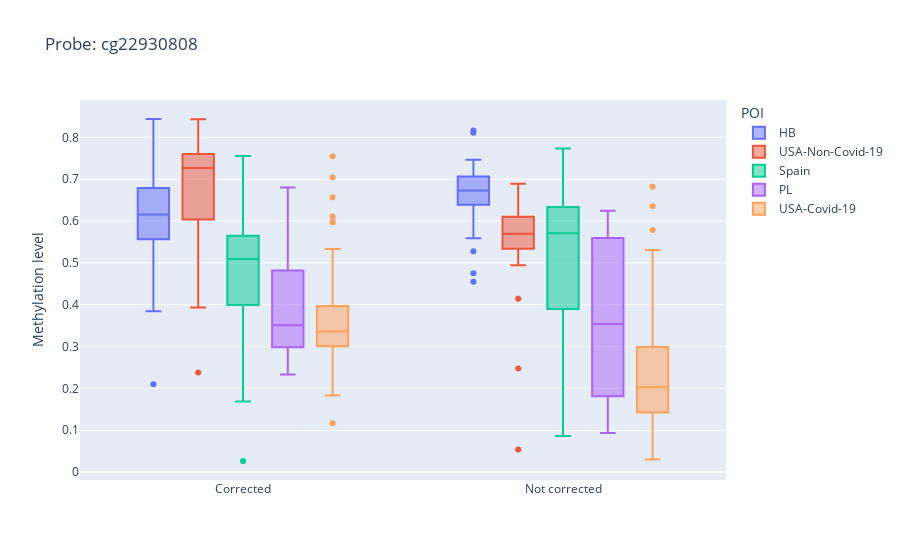

Notebook source saved alongside this figure:
### Code cell
px.box(df, color="POI", title="Probe: cg22930808", category_orders={"POI": ["HB", "USA-Non-Covid-19", "Spain", "PL", "USA-Covid-19"]}, labels={"value": "Methylation level",
                                                                                                                                               "variable": ""})

### Figure 1 — Plotly figure (JSON) as saved in the notebook; plotly's stock layout.template omitted (floating-point values rounded to 4 significant figures; data arrays with more than 128 entries replaced by an {"elided": "..."} marker saying what was removed)
{"data": [{"alignmentgroup": "True", "hovertemplate": "POI=HB<br>=%{x}<br>Methylation level=%{y}<extra></extra>", "legendgroup": "HB", "marker": {"color": "#636efa"}, "name": "HB", "notched": false, "offsetgroup": "HB", "orientation": "v", "showlegend": true, "type": "box", "x": {"elided": "166 str values"}, "x0": " ", "xaxis": "x", "y": {"elided": "166 float values"}, "y0": " ", "yaxis": "y"}, {"alignmentgroup": "True", "hovertemplate": "POI=USA-Non-Covid-19<br>=%{x}<br>Methylation level=%{y}<extra></extra>", "legendgroup": "USA-Non-Covid-19", "marker": {"color": "#EF553B"}, "name": "USA-Non-Covid-19", "notched": false, "offsetgroup": "USA-Non-Covid-19", "orientation": "v", "showlegend": true, "type": "box", "x": ["Corrected", "Corrected", "Corrected", "Corrected", "Corrected", "Corrected", "Corrected", "Corrected", "Corrected", "Corrected", "Corrected", "Corrected", "Corrected", "Corrected", "Corrected", "Corrected", "Corrected", "Corrected", "Corrected", "Corrected", "Corrected", "Corrected", "Corrected", "Corrected", "Corrected", "Corrected", "Not corrected", "Not corrected", "Not corrected", "Not corrected", "Not corrected", "Not corrected", "Not corrected", "Not corrected", "Not corrected", "Not corrected", "Not corrected", "Not corrected", "Not corrected", "Not corrected", "Not corrected", "Not corrected", "Not corrected", "Not corrected", "Not corrected", "Not corrected", "Not corrected", "Not corrected", "Not corrected", "Not corrected", "Not corrected", "Not corrected"], "x0": " ", "xaxis": "x", "y": [0.238, 0.8102, 0.4049, 0.7555, 0.7305, 0.6193, 0.6786, 0.7733, 0.5938, 0.7833, 0.8434, 0.76, 0.5944, 0.7454, 0.7166, 0.432, 0.6918, 0.3931, 0.7234, 0.672, 0.7696, 0.745, 0.7824, 0.7373, 0.6039, 0.7391, 0.05393, 0.6131, 0.2474, 0.6555, 0.5792, 0.6888, 0.6245, 0.5854, 0.5919, 0.608, 0.6474, 0.5622, 0.5056, 0.61, 0.6574, 0.5077, 0.4943, 0.5561, 0.5335, 0.542, 0.5765, 0.5586, 0.5994, 0.5535, 0.4142, 0.5411], "y0": " ", "yaxis": "y"}, {"alignmentgroup": "True", "hovertemplate": "POI=Spain<br>=%{x}<br>Methylation level=%{y}<extra></extra>", "legendgroup": "Spain", "marker": {"color": "#00cc96"}, "name": "Spain", "notched": false, "offsetgroup": "Spain", "orientation": "v", "showlegend": true, "type": "box", "x": {"elided": "814 str values"}, "x0": " ", "xaxis": "x", "y": {"elided": "814 float values"}, "y0": " ", "yaxis": "y"}, {"alignmentgroup": "True", "hovertemplate": "POI=PL<br>=%{x}<br>Methylation level=%{y}<extra></extra>", "legendgroup": "PL", "marker": {"color": "#ab63fa"}, "name": "PL", "notched": false, "offsetgroup": "PL", "orientation": "v", "showlegend": true, "type": "box", "x": ["Corrected", "Corrected", "Corrected", "Corrected", "Corrected", "Corrected", "Corrected", "Corrected", "Corrected", "Corrected", "Corrected", "Corrected", "Corrected", "Corrected", "Corrected", "Corrected", "Corrected", "Corrected", "Corrected", "Corrected", "Corrected", "Corrected", "Corrected", "Corrected", "Corrected", "Corrected", "Corrected", "Corrected", "Corrected", "Corrected", "Corrected", "Corrected", "Not corrected", "Not corrected", "Not corrected", "Not corrected", "Not corrected", "Not corrected", "Not corrected", "Not corrected", "Not corrected", "Not corrected", "Not corrected", "Not corrected", "Not corrected", "Not corrected", "Not corrected", "Not corrected", "Not corrected", "Not corrected", "Not corrected", "Not corrected", "Not corrected", "Not corrected", "Not corrected", "Not corrected", "Not corrected", "Not corrected", "Not corrected", "Not corrected", "Not corrected", "Not corrected", "Not corrected", "Not corrected"], "x0": " ", "xaxis": "x", "y": [0.5489, 0.3108, 0.6019, 0.269, 0.2729, 0.2618, 0.2551, 0.5258, 0.3836, 0.3303, 0.2989, 0.4202, 0.2459, 0.5097, 0.6022, 0.3711, 0.4485, 0.4738, 0.4902, 0.3016, 0.3013, 0.3039, 0.2983, 0.373, 0.6801, 0.303, 0.3843, 0.3072, 0.2331, 0.3839, 0.2557, 0.5413, 0.5756, 0.1461, 0.5287, 0.5284, 0.1634, 0.5809, 0.09324, 0.5526, 0.2202, 0.2033, 0.2567, 0.5844, 0.177, 0.5665, 0.6244, 0.1714, 0.2723, 0.5761, 0.5437, 0.11, 0.4355, 0.2002, 0.1354, 0.2535, 0.6024, 0.2582, 0.6247, 0.1202, 0.5426, 0.186, 0.5444, 0.5322], "y0": " ", "yaxis": "y"}, {"alignmentgroup": "True", "hovertemplate": "POI=USA-Covid-19<br>=%{x}<br>Methylation level=%{y}<extra></extra>", "legendgroup": "USA-Covid-19", "marker": {"color": "#FFA15A"}, "name": "USA-Covid-19", "notched": false, "offsetgroup": "USA-Covid-19", "orientation": "v", "showlegend": true, "type": "box", "x": {"elided": "204 str values"}, "x0": " ", "xaxis": "x", "y": {"elided": "204 float values"}, "y0": " ", "yaxis": "y"}], "layout": {"autosize": true, "boxmode": "group", "legend": {"title": {"text": "POI"}, "tracegroupgap": 0}, "title": {"text": "Probe: cg22930808"}, "xaxis": {"anchor": "y", "autorange": true, "domain": [0, 1], "range": [-0.5061, 1.506], "title": {"text": ""}, "type": "category"}, "yaxis": {"anchor": "x", "autorange": true, "domain": [0, 1], "range": [-0.01883, 0.8892], "title": {"text": "Methylation level"}, "type": "linear"}}}
